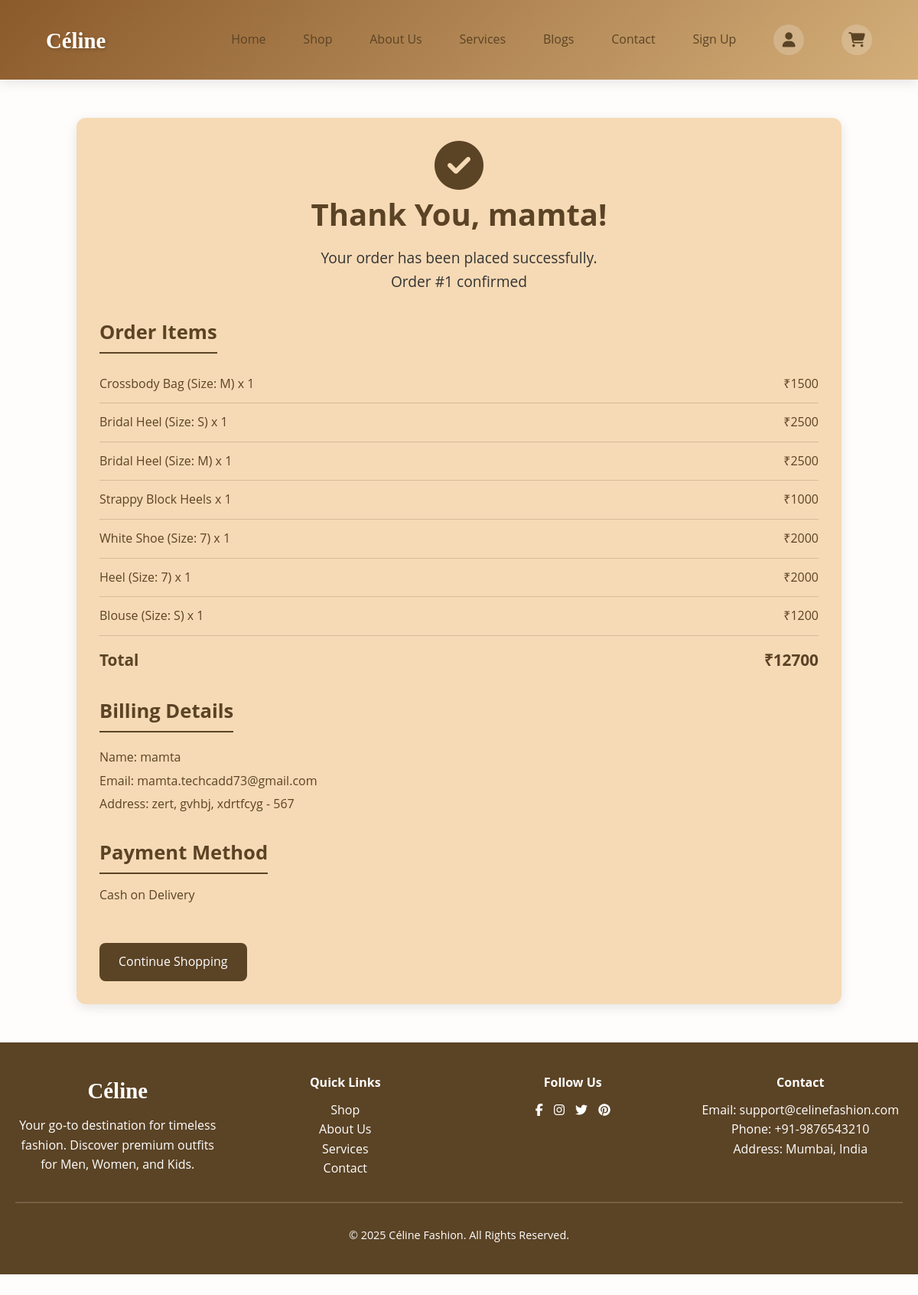
The page /order-success/1/ on the database its author committed.
### app1/models.py (models this page shows, shortened)
class Order(models.Model):
    user = models.ForeignKey(User, on_delete=models.CASCADE)
    coupon = models.ForeignKey(Coupon, on_delete=models.SET_NULL, null=True, blank=True)
    full_name = models.CharField(max_length=100)
    email = models.EmailField()
    address = models.TextField()
    city = models.CharField(max_length=50)
    state = models.CharField(max_length=50)
    zipcode = models.CharField(max_length=10)
    PAYMENT_CHOICES = [
        ('cod', 'Cash on Delivery'),
        ('online', 'Credit/Debit Card'),
        ('upi', 'UPI'),
    ]
    payment_method = models.CharField(max_length=10, choices=PAYMENT_CHOICES, default='cod')
    card_number = models.CharField(max_length=20, blank=True, null=True)
    expiry_date = models.CharField(max_length=10, blank=True, null=True)
    cvv = models.CharField(max_length=5, blank=True, null=True)
    upi_id = models.CharField(max_length=100, blank=True, null=True)
    total_amount = models.DecimalField(max_digits=10, decimal_places=2, default=Decimal('0.00'))
    discount_amount = models.DecimalField(max_digits=10, decimal_places=2, default=Decimal('0.00'))
    created_at = models.DateTimeField(auto_now_add=True)
    STATUS_CHOICES = [
        ('pending', 'Pending'),
        ('confirmed', 'Confirmed'),
        ('processing', 'Processing'),
        ('shipped', 'Shipped'),
        ('out_for_delivery', 'Out for Delivery'),
        ('delivered', 'Delivered'),
        ('cancelled', 'Cancelled'),
    ]
    status = models.CharField(max_length=20, choices=STATUS_CHOICES, default='pending')
    tracking_number = models.CharField(max_length=50, blank=True, null=True, unique=True)
    delivery_latitude = models.DecimalField(max_digits=10, decimal_places=7, null=True, blank=True)
    delivery_longitude = models.DecimalField(max_digits=10, decimal_places=7, null=True, blank=True)
    estimated_delivery = models.DateTimeField(null=True, blank=True)
    confirmed_at = models.DateTimeField(null=True, blank=True)
    processed_at = models.DateTimeField(null=True, blank=True)
    shipped_at = models.DateTimeField(null=True, blank=True)
    out_for_delivery_at = models.DateTimeField(null=True, blank=True)
    delivered_at = models.DateTimeField(null=True, blank=True)
    current_latitude = models.DecimalField(max_digits=10, decimal_places=7, null=True, blank=True)
    current_longitude = models.DecimalField(max_digits=10, decimal_places=7, null=True, blank=True)
    last_location_update = models.DateTimeField(null=True, blank=True)

class OrderItem(models.Model):
    order = models.ForeignKey(Order, on_delete=models.CASCADE, related_name='items')
    product = models.ForeignKey(Product, on_delete=models.CASCADE)
    quantity = models.PositiveIntegerField(default=1)
    size = models.CharField(max_length=10, blank=True, null=True)
    price = models.DecimalField(max_digits=10, decimal_places=2)

class Product(models.Model):
    SIZE_CHOICES = (
        ('clothing', 'clothing'),
        ('footwear', 'Footwear'),
        ('none', 'No Size'),
    )
    name = models.CharField(max_length=100)
    price = models.DecimalField(max_digits=10, decimal_places=2)
    image = models.ImageField(upload_to='products/')
    description = models.TextField(blank=True)
    category = models.ForeignKey(Category, on_delete=models.CASCADE, related_name='products')
    color = models.CharField(max_length=50, blank=True, null=True)
    size_type = models.CharField(max_length=20, choices=SIZE_CHOICES, default='none')
    created_at = models.DateTimeField(auto_now_add=True)

### app1/views.py (the view)
# urls.py: path('order-success/<int:order_id>/', views.order_success_view, name='order_success'),
def order_success_view(request, order_id):
    order = get_object_or_404(Order, id=order_id)
    order_items = OrderItem.objects.filter(order=order)
    total_price = sum(item.price * item.quantity for item in order_items)
    context = {
        'order': order,
        'order_items': order_items,
        'total_price': total_price
    }
    return render(request, 'order_success.html', context)

### app1/context_processors.py (called while the page is built)
def cart_count(request):
    if request.user.is_authenticated:
        cart_items = CartItem.objects.filter(user=request.user)
        cart_item_count = sum(item.quantity for item in cart_items)
        return {'cart_item_count': cart_item_count}
    return {'cart_item_count': 0}

### app1/templates/order_success.html (shortened to what this page needs)
{% load static %}
<!DOCTYPE html>
<html lang="en">
<head>
  <link rel="stylesheet" href="{% static 'css/home.css' %}">
  <link rel="stylesheet" href="https://cdnjs.cloudflare.com/ajax/libs/font-awesome/6.7.2/css/all.min.css" />
</head>
<body>
  {% include 'header.html' %}
  <div class="order-container">
    <div class="order-header">
      <i class="fa-solid fa-circle-check" style="font-size:4rem; color:#5b4325;"></i>
      <h1>Thank You, {{ order.full_name }}!</h1>
      <p>Your order has been placed successfully.</p>
      <p>Order #{{ order.id }} confirmed</p>
    </div>
<div class="section">
  <h2>Order Items</h2>
  <ul class="items-list">
    {% for item in order_items %}
    <li>
      <span>
        {{ item.product.name }}
        {% if item.size %} (Size: {{ item.size }}){% endif %}
        x {{ item.quantity }}
      </span>
      <span>₹{{ item.price|floatformat:0 }}</span>
    </li>
    {% endfor %}
  </ul>
  <div class="total">
    <span>Total</span>
    <span>₹{{ total_price|floatformat:0 }}</span>
  </div>
</div>
    <div class="section billing-info">
      <h2>Billing Details</h2>
      <p>Name: {{ order.full_name }}</p>
      <p>Email: {{ order.email }}</p>
      <p>Address: {{ order.address }}, {{ order.city }}, {{ order.state }} - {{ order.zipcode }}</p>
    </div>
    <div class="section">
      <h2>Payment Method</h2>
      <p>{{ order.get_payment_method_display }}</p>
    </div>
    <a href="http://127.0.0.1:8000/shop" class="btn">Continue Shopping</a>
  </div>
  {% include 'footer.html' %}
</body>
</html>

### app1/static/css/home.css (style rules this page uses)
:root { --primary-color: #1a1a1a; --secondary-color: #5b4325; --accent-color: #d4af37; --light-bg: #f9f3ec; --white: #ffffff; --text-dark: #333333; --text-light: #777777; --transition: all 0.3s ease; --shadow: 0 5px 15px rgba(0, 0, 0, 0.1); --shadow-hover: 0 10px 25px rgba(0, 0, 0, 0.15); }
* { margin: 0; padding: 0; box-sizing: border-box; }
body { font-family: 'Montserrat', sans-serif; line-height: 1.6; color: var(--text-dark); overflow-x: hidden; }

### app1/templates/order_success.html (style rules this page uses)
body { font-family: 'Open Sans', sans-serif; background-color: #fffdfc; margin: 0; padding: 0; color: #5b4325; }
.order-container { max-width: 1000px; margin: 50px auto; background-color: #f6dab5; padding: 30px; border-radius: 12px; box-shadow: 0 4px 15px rgba(0,0,0,0.1); }
.order-header { text-align: center; margin-bottom: 30px; }
.order-header h1 { font-size: 2.5rem; margin-bottom: 10px; color: #5b4325; }
.order-header p { font-size: 1.2rem; color: #333; }
.section { margin-bottom: 30px; }
.section h2 { font-size: 1.6rem; margin-bottom: 15px; border-bottom: 2px solid #5b4325; display: inline-block; padding-bottom: 5px; }
.items-list { list-style: none; padding: 0; }
.items-list li { display: flex; justify-content: space-between; padding: 12px 0; border-bottom: 1px solid #d9b99b; }
.total { display: flex; justify-content: space-between; font-weight: bold; font-size: 1.3rem; margin-top: 15px; }
.btn { display: inline-block; margin-top: 20px; background-color: #5b4325; color: white; padding: 12px 25px; border-radius: 8px; text-decoration: none; font-size: 1rem; transition: 0.3s; }
.billing-info p { margin: 5px 0; }

### app1/templates/header.html (style rules this page uses)
:root { --primary-color: #8b5a2b; --secondary-color: #d4af7a; --accent-color: #5b4325; --light-bg: #f9f3ec; --dark-text: #333; --light-text: #fff; --gradient-primary: linear-gradient(135deg, #8b5a2b 0%, #d4af7a 100%); --gradient-secondary: linear-gradient(135deg, #d4af7a 0%, #f9f3ec 100%); --gradient-dark: linear-gradient(135deg, #5b4325 0%, #8b5a2b 100%); --shadow: 0 4px 15px rgba(0,0,0,0.1); --transition: all 0.3s ease; }

### rows shown on the page
Order: full_name "mamta", id "1", email "mamta.techcadd73@gmail.com", address "zert", city "gvhbj", state "xdrtfcyg", zipcode "567", payment_method "Cash on Delivery"
OrderItem: product.name "Crossbody Bag", size "M", quantity "1", price "1500"
OrderItem: product.name "Bridal Heel", size "S", quantity "1", price "2500"
OrderItem: product.name "Bridal Heel", size "M", quantity "1", price "2500"
OrderItem: product.name "Strappy Block Heels", quantity "1", price "1000"
OrderItem: product.name "White Shoe", size "7", quantity "1", price "2000"
OrderItem: product.name "Heel", size "7", quantity "1", price "2000"
OrderItem: product.name "Blouse", size "S", quantity "1", price "1200"

### other values the page prints
{{ total_price|floatformat:0 }} "12700"
